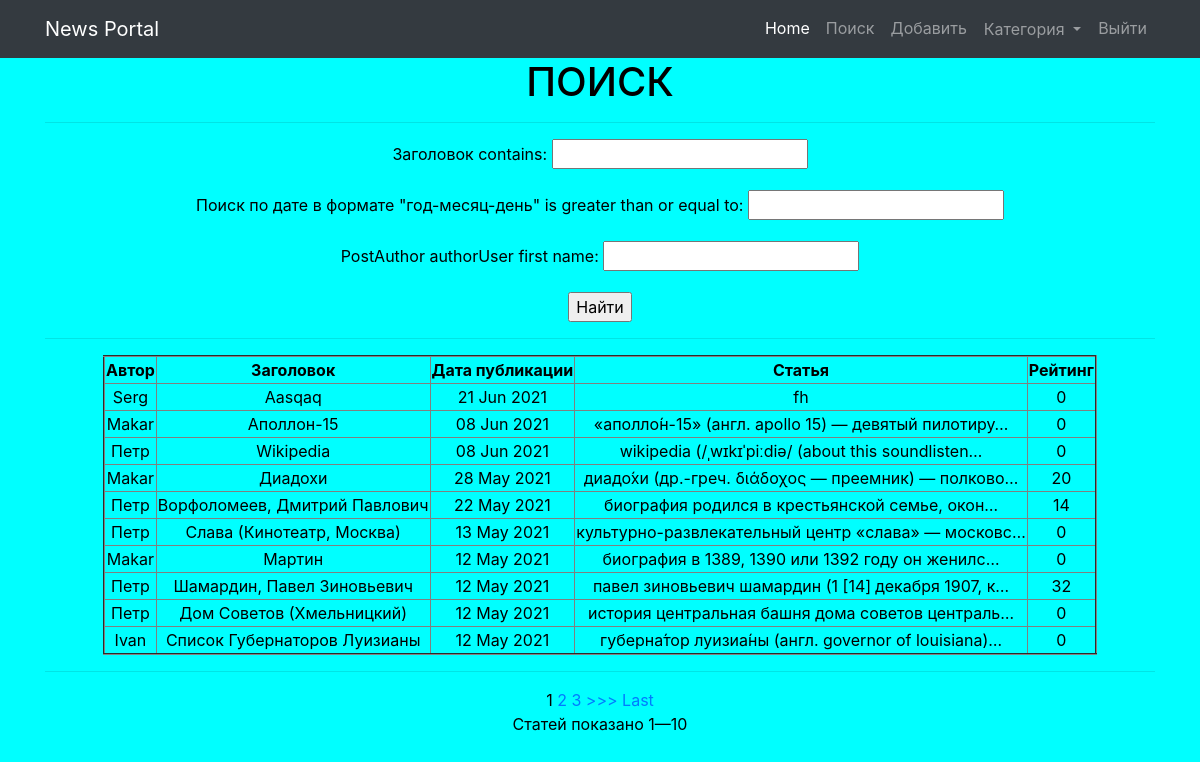
Screenshot of /news/search/ (signed in) with the database file from the repository.
### news/models.py (models this page shows, shortened)
class Post(models.Model):
    postAuthor = models.ForeignKey(Author, on_delete=models.CASCADE)
    postNews = 'PN'
    postArticle = 'PA'
    POSITIONS = [
        (postArticle, 'Статья'),
        (postNews, 'Новость'),
    ]
    position = models.CharField('Тип', max_length=2, choices=POSITIONS, default=postArticle)
    dateCreation = models.DateTimeField('Поиск по дате в формате "год-месяц-день"', auto_now_add=True)
    postCategory = models.ManyToManyField(Category, through='PostCategory')
    preview_name = models.CharField('Заголовок', max_length=128)
    text = models.TextField('Поле для текста')
    rating = models.SmallIntegerField('Рейтинг', default=0)

class Author(models.Model):
    authorUser = models.OneToOneField(User, on_delete=models.CASCADE)
    authorRating = models.SmallIntegerField(default=0)

### news/views.py (the view)
# urls.py: path('search/', NewsSearchView.as_view(), name='search'),
class NewsSearchView(LoginRequiredMixin, PermissionRequiredMixin, NewsList):
    template_name = 'search.html'
    permission_required = 'news.add_post'

### news/models.py (called while the page is built)
    def __str__(self):
        return self.category_name

### news/templatetags/custom_filters.py (called while the page is built)
@register.filter(name='censor')
def censor(value):
    x = value.lower()
    if ' ' in x:
        a = list(x.split(' '))
        for i in a:
            if i in bad_words:
                y = a.index(i)
                a.remove(i)
                a.insert(y, '@!%&!2')
                value = (" ".join(a))
                return value
    if x in bad_words:
        x = '@!%&!'
        return x
    else:
        return x

### news/views.py (called while the page is built)
    def get_filter(self):
        return PostFilter(self.request.GET, queryset=super().get_queryset())

    def get_queryset(self):
        return self.get_filter().qs

    def get_context_data(self, *args, **kwargs):
        return {
            **super().get_context_data(*args, **kwargs),
            'filter': self.get_filter(),
            'form': self.form_class,
            'all_post': Post.objects.all(),
            'time_now': datetime.utcnow(),
            'is_not_authors': not self.request.user.groups.filter(name='authors').exists(),
            'all_category': Category.objects.filter(),
        }

### templates/search.html (shortened to what this page needs)
{% extends 'default.html' %}
{% load custom_filters %}
{% block content %}
    <h1>ПОИСК</h1>
    <hr>
        <form method="GET">
            {{ filter.form.as_p }}
            <input type="submit" value="Найти">
        </form>
    <hr>
<table style="margin: auto" border="2">
        <tr>
            <th> Автор </th>
            <th> Заголовок </th>
            <th> Дата публикации </th>
            <th> Статья </th>
            <th> Рейтинг </th>
        </tr>
{% for new in news %}
        <tr>
            <td> {{ new.postAuthor.authorUser.first_name }} </td>
            <td> {{ new.preview_name|title }} </td>
            <td> {{ new.dateCreation|date:'d M Y'  }} </td>
            <td> {{ new.text|truncatechars:50|censor }} </td>
            <td> {{ new.rating }} </td>
        </tr>
{% endfor %}
    </table>
    <hr>
{% if is_paginated %}
    {% for num in page_obj.paginator.page_range %}
        {% if page_obj.number == num %}
            <a>{{ num }}</a>
        {% elif num > page_obj.number|add:'-3' and num < page_obj.number|add:'3' %}
            <a href="?page={{ num }}">{{ num }}</a>
        {% endif %}
    {% endfor %}
    {% if page_obj.has_next %}
        <a href="?page={{ page_obj.next_page_number }}">>>></a>
        <a href="?page={{ page_obj.paginator.num_pages }}">Last</a>
    {% endif %}
    <p>Статей показано {{ page_obj.start_index }}—{{ page_obj.end_index }}</p>
{% endif %}
{% endblock content %}

### templates/default.html (style rules this page uses)
body { background: aqua; color: black; }

### rows the page displays
Post: postAuthor.authorUser.first_name "Serg", preview_name "Aasqaq", dateCreation "21 Jun 2021", text|censor "fh", rating "0"
Post: postAuthor.authorUser.first_name "Makar", preview_name "Аполлон-15", dateCreation "08 Jun 2021", text|censor "«аполло́н-15» (англ. apollo 15) — девятый пилотиру…", rating "0"
Post: postAuthor.authorUser.first_name "Петр", preview_name "Wikipedia", dateCreation "08 Jun 2021", text|censor "wikipedia (/ˌwɪkɪˈpiːdiə/ (about this soundlisten…", rating "0"
Post: postAuthor.authorUser.first_name "Makar", preview_name "Диадохи", dateCreation "28 May 2021", text|censor "диадо́хи (др.-греч. διάδοχος — преемник) — полково…", rating "20"
Post: postAuthor.authorUser.first_name "Петр", preview_name "Ворфоломеев, Дмитрий Павлович", dateCreation "22 May 2021", text|censor "биография ро­дил­ся в кре­стьян­ской семье, окон…", rating "14"
Post: postAuthor.authorUser.first_name "Петр", preview_name "Слава (Кинотеатр, Москва)", dateCreation "13 May 2021", text|censor "культурно-развлекательный центр «слава» — московс…", rating "0"
Post: postAuthor.authorUser.first_name "Makar", preview_name "Мартин", dateCreation "12 May 2021", text|censor "биография в 1389, 1390 или 1392 году он же­нил­с…", rating "0"
Post: postAuthor.authorUser.first_name "Петр", preview_name "Шамардин, Павел Зиновьевич", dateCreation "12 May 2021", text|censor "павел зиновьевич шамардин (1 [14] декабря 1907, к…", rating "32"
Post: postAuthor.authorUser.first_name "Петр", preview_name "Дом Советов (Хмельницкий)", dateCreation "12 May 2021", text|censor "история центральная башня дома советов централь…", rating "0"
Post: postAuthor.authorUser.first_name "Ivan", preview_name "Список Губернаторов Луизианы", dateCreation "12 May 2021", text|censor "губерна́тор луизиа́ны (англ. governor of louisiana)…", rating "0"

### other values shown
{{ num }} "1"
{{ num }} "2" "3"
{{ page_obj.start_index }} "1"
{{ page_obj.end_index }} "10"
